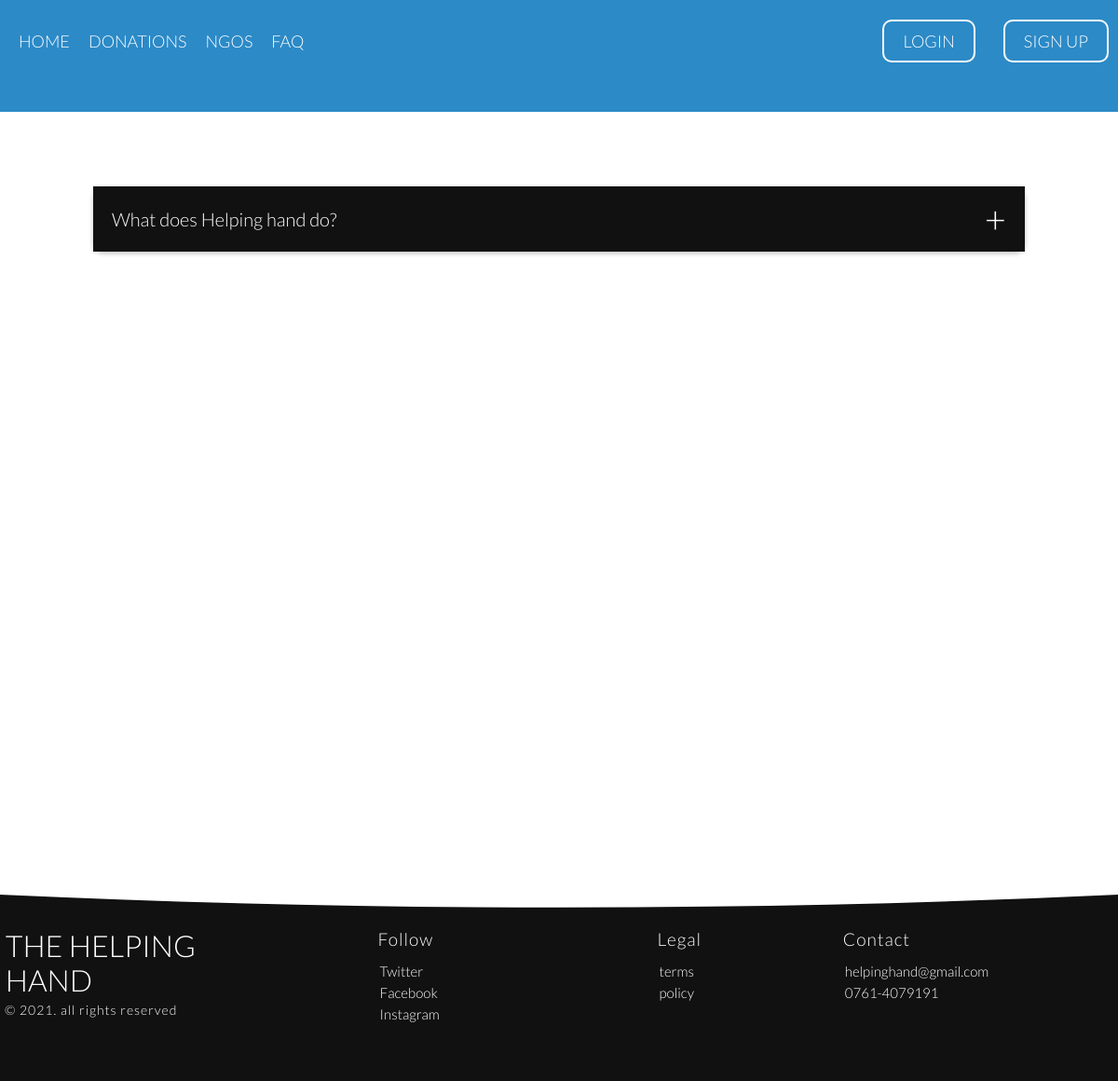
The app's page /pages/faq.php, older data.
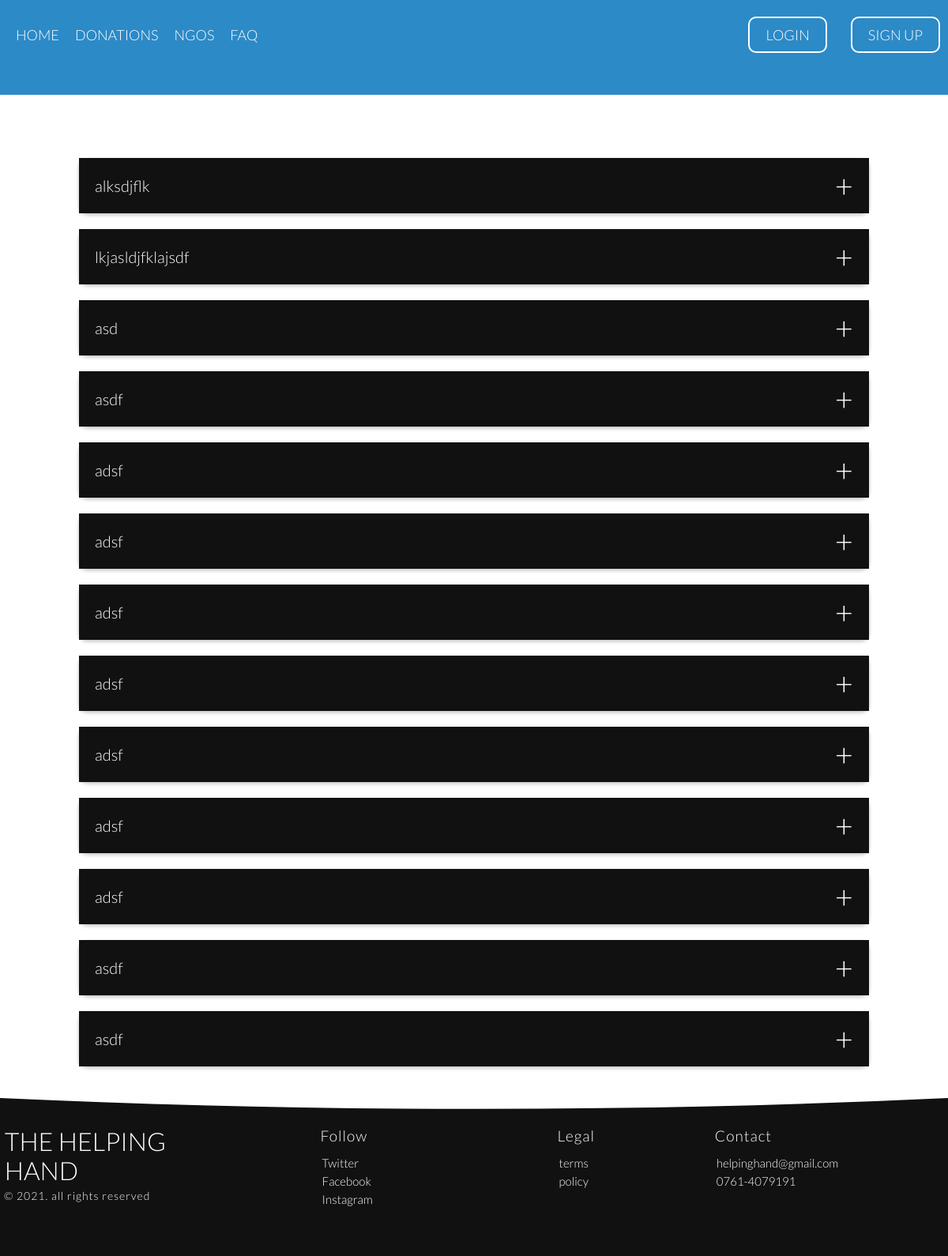
The same page, newer data.
### tables this page shows
CREATE TABLE IF NOT EXISTS `faq` (
  `question` varchar(255) NOT NULL,
  `response` text NOT NULL
);

### pages/faq.php (the view, shortened to what this page needs)
<?php
include '../php/connection.php';
?>
<!DOCTYPE html>
<html lang="en">
<head>
    <link rel="stylesheet" text="text/css" href="../css/normalize.css" />
    <link rel="stylesheet" text="text/css" href="../css/Grid.css" />
    <link rel="stylesheet" text="text/css" href="../css/rest.css" />
    <link rel="stylesheet" text="text/css" href="../css/ionicons.min.css" />
</head>
<body>
    <header>
        <?php require 'navbar.php'?>
    </header>
    <section class="row FAQ-section">
        <div class="accordion">
            <?php
                if($result = $sqlConnection->query('SELECT *FROM faq;')){
                    while($row = $result->fetch_array()){
                        echo '<div class="accordion-item">
                        <div class="accordion-item-question">'.$row[0].'</div>
                        <div class="accordion-item-content">
                            <div class="accordion-item-content-answer-bar"></div>
                            <div class="accordion-item-content-answer">'
                                .$row[1].
                            '</div>
                        </div>
                    </div>';
                    }
                }
            ?>
        </div>
    </section>
    <footer>
        <div class="row footer-section">
            <div class="col span-1-of-4 footer-section-heading">
                <h3 class="footer-title">the helping hand</h3>
                <p class="footer-section-heading-para">
                    &copy; 2021. all rights reserved
                </p>
            </div>
            <div class="col span-1-of-4 footer-section-follow">
                <p class="footer-section-subheading">Follow</p>
                <ul class="footer-section-links">
                    <li><a>Twitter</a></li>
                    <li><a>Facebook</a></li>
                    <li><a>Instagram</a></li>
                </ul>
            </div>
            <div class="col span-1-of-4 footer-section-legals">
                <p class="footer-section-subheading">Legal</p>
                <ul class="footer-section-links">
                    <li><a>terms</a></li>
                    <li><a>policy</a></li>
                </ul>
            </div>
            <div class="col span-1-of-4 footer-section-contact">
                <p class="footer-section-subheading">Contact</p>
                <ul class="footer-section-contact-links">
                    <li><a>helpinghand@gmail.com </a></li>
                    <li><a>0761-4079191</a></li>
                </ul>
            </div>
        </div>
    </footer>
</body>
</html>

Row changes from the older to the newer data that the page shows:
removed faq: question "What does Helping hand do?"
added faq: question "alksdjflk"
added faq: question "lkjasldjfklajsdf"
added faq: question "asd"
added faq: question "asdf"
added faq: question "adsf"
added faq: question "adsf"
added faq: question "adsf"
added faq: question "adsf"
added faq: question "adsf"
added faq: question "adsf"
added faq: question "adsf"
added faq: question "asdf"
added faq: question "asdf"
